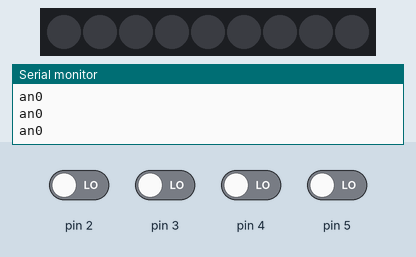
Bench run of a sketch on a simulated Arduino Uno, built with avr-gcc and run on an emulated ATmega328P. Shown: 9 RGB LEDs in strip order, left to right, the last lines printed to the serial monitor. The test bench sets the inputs (shaded band); at power-on: pin 2–5 LOW.

Above: at 1.2 s.
1.3 s: pin 2 driven HIGH
At 2.0 s:
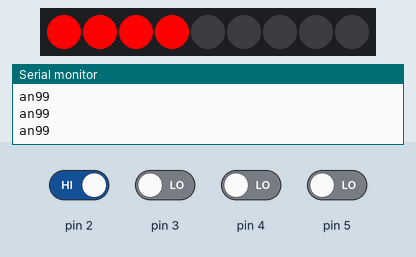
4.3 s: pin 2 driven LOW
At 8.1 s:
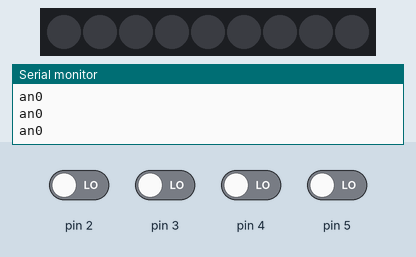
Timing chart, 0 to 9.6 s (numbered marks = the images above; inputs shaded):
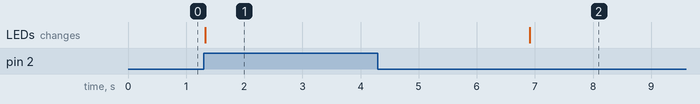

Measured:
- after the input at 1.3 s, the LEDs: change at once (image 1)
- after the input at 4.3 s, the LEDs: change after 2.6 s (image 2)

The sketch:

RFID.ino
```cpp
//Karte 1 TAG: 6E 5D E2 2B, 23918
//Karte 2 TAG: CE 70 DF 2B, 28878
//Chip 3 TAG:  2B 50 73 5B, 20523
//Chip 4 TAG:  C3 70 96 BB, 28867

#include <SPI.h> // SPI-Bibiothek hinzufügen
#include <MFRC522.h> // RFID-Bibiothek hinzufügen
#include <Adafruit_NeoPixel.h>

#define SS_PIN      10 // SDA an Pin 10
#define RST_PIN     9 // RST an Pin 9
#define PIN         6 // Which pin on the Arduino is connected to the NeoPixels?
#define DELAYVAL    500 // Time (in milliseconds) to pause between pixels
#define NUMPIXELS   9 // How many NeoPixels are attached to the Arduino?

MFRC522 mfrc522(SS_PIN, RST_PIN); // RFID-Empfänger benennen
Adafruit_NeoPixel pixels(NUMPIXELS, PIN, NEO_GRB + NEO_KHZ800);

int in_compl_ID = 0;
int compl_ID = 0;

int schalter_1 = 0;
int schalter_2 = 0;
int schalter_3 = 0;
int schalter_4 = 0;
int orte[4];
int an;


void setup() // Beginn des Setups:
{
  Serial.begin(9600); // Serielle Verbindung starten (Monitor)
  Serial.print("an");
  SPI.begin(); // SPI-Verbindung aufbauen
  mfrc522.PCD_Init(); // Initialisierung des RFID-Empfängers
  pixels.begin(); // INITIALIZE NeoPixel strip object (REQUIRED)
  orte[0] = 0;
  orte[1] = 0;
  orte[2] = 0;
  orte[3] = 0;
  pixels.clear();
}

void loop() // Hier beginnt der Loop-Teil
{
  schalter_1 = digitalRead(2); //Schalter 1 auf Eingang 2 gelegt
  schalter_2 = digitalRead(3);//Schalter 2 auf Eingang 3 gelegt
  schalter_3 = digitalRead(4); //Schalter 3 auf Eingang 4 gelegt
  schalter_4 = digitalRead(5);//Schalter 4 auf Eingang 5 gelegt

  for(int i = 0; i < 4; i = i + 1){
    if (an){
      switch(orte[i]){
        case 3:
          Serial.print("0");
          pixels.setPixelColor(i, pixels.Color(128, 128, 128));
          break;
        case 2:
          pixels.setPixelColor(i, pixels.Color(255, 255, 0));
          break;
        case 1:
          pixels.setPixelColor(i, pixels.Color(128, 0, 255));
          break;
        case 0:
          pixels.setPixelColor(i, pixels.Color(255, 0, 0));
          break;
      }
    } else {
      pixels.setPixelColor(i, pixels.Color(0, 0, 0));
    }
    Serial.print("an");
    Serial.println(an);
  }
  pixels.show();   // Send the updated pixel colors to the hardware.

  if(schalter_1 == HIGH){
    an = 100;
  }
  if(an > 0){
    an = an - 1;
  }
  if ( ! mfrc522.PICC_IsNewCardPresent()) // Wenn keine Karte in Reichweite ist...
  {
    return; // ...springt das Programm zurück vor die if-Schleife, womit sich die Abfrage wiederholt.
  }

  if ( ! mfrc522.PICC_ReadCardSerial()) // Wenn kein RFID-Sender ausgewählt wurde
  {
    return; // ...springt das Programm zurück vor die if-Schleife, womit sich die Abfrage wiederholt.
  }

  an = 100;

  Serial.print("Diee ID des RFID-TAGS lautet:"); // "Die ID des RFID-TAGS lautet:" wird auf den Serial Monitor geschrieben.
  compl_ID = 0;
  for (byte i = 0; i < mfrc522.uid.size; i++){
    Serial.print(mfrc522.uid.uidByte[i], HEX); // Dann wird die UID ausgelesen, die aus vier einzelnen Blöcken besteht und der Reihe nach an den Serial Monitor gesendet.
    //Die Endung Hex bedeutet, dass die vier Blöcke der UID als HEX-Zahl (also auch mit Buchstaben) ausgegeben wird
    Serial.print(" "); // Der Befehl „Serial.print(" ");“ sorgt dafür, dass zwischen den einzelnen ausgelesenen Blöcken ein Leerzeichen steht.
    in_compl_ID = mfrc522.uid.uidByte[i];
    compl_ID = compl_ID + (in_compl_ID << (8 * i));
  }
//Steuerung Led 1 mit Karte 1
  if (compl_ID == 23918 && schalter_1 == HIGH){
    orte[0] = 0;
  }
  else if (compl_ID == 23918 && schalter_2 == HIGH){
    orte[0] = 1;
  }
  else if (compl_ID == 23918 && schalter_3 == HIGH){
    orte[0] = 2;
  }
  else if (compl_ID == 23918 && schalter_4 == HIGH){
    orte[0] = 3;
  }
  //Steuerung Led 2 mit Karte 2
  if (compl_ID == 28878 && schalter_1 == HIGH){
    orte[1] = 0;
  }
  else if (compl_ID == 28878 && schalter_2 == HIGH){
    orte[1] = 1;
  }
  else if (compl_ID == 28878 && schalter_3 == HIGH){
    orte[1] = 2;
  }
  else if (compl_ID == 28878 && schalter_4 == HIGH){
    orte[1] = 3;
  }
  //Steuerung Led 3 mit Chip 3
  if (compl_ID == 20523 && schalter_1 == HIGH){
    orte[2] = 0;
  }
  else if (compl_ID == 20523 && schalter_2 == HIGH){
    orte[2] = 1;
  }
  else if (compl_ID == 20523 && schalter_3 == HIGH){
    orte[2] = 2;
  }
  else if (compl_ID == 20523 && schalter_4 == HIGH){
    orte[2] = 3;
  }
   //Steuerung Led 4 mit Chip 4
  if (compl_ID == 28867 && schalter_1 == HIGH){
    orte[3] = 0;
  }
  else if (compl_ID == 28867 && schalter_2 == HIGH){
    orte[3] = 1;
  }
  else if (compl_ID == 28867 && schalter_3 == HIGH){
    orte[3] = 2;
  }
  else if (compl_ID == 28867 && schalter_4 == HIGH){
    orte[3] = 3;
  }

  Serial.print(compl_ID);
  Serial.println(); // Mit dieser Zeile wird auf dem Serial Monitor nur ein Zeilenumbruch gemacht.

}
```
